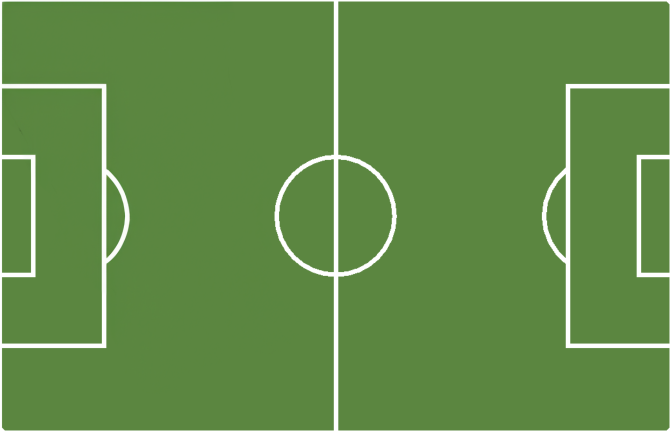
#> input picture DL/template.png, 1343 x 865 px, given in place of 3.MP4, which was not available (shown at 1/2 size)
$ python circle_detection.py
#> lines starting #> are read from the running program, lines starting #| are printed output that depends on the picture; after the words box and inside, x2 and y2 are one past the last pixel; in counts of white or black regions, pixels touching at a corner belong together; pictures that were not available may be replaced by others from this repository, and a replacement may not be noted
### video_process.py
import cv2


def TakeFrameFromVideo(video_path, frame_index):
    # Open the video file
#> called with video_path = 'videos/3.MP4', frame_index = 10
    cap = cv2.VideoCapture(video_path)
    # Set the frame index
    cap.set(cv2.CAP_PROP_POS_FRAMES, frame_index)
    # Read the frame
    ret, frame = cap.read()
#> frame is the input picture: shape (865, 1343, 3); mean B, G, R 73.4, 140, 98.9
    # Close the video file
    cap.release()
    # Return the frame
    return frame

# [14 lines left out: function ReadAllFramesFromVideo, not called in this run]

### circle_detection.py
import math
import cv2
import lines_process
import numpy as np
import video_process
import line_detection


def GaussianBlur(edges2, kernel, threshold):
    edges2 = cv2.GaussianBlur(edges2, kernel, 0)
    edges2 = edges2 >= threshold
    edges2 = (edges2*255).astype(np.uint8)
    return edges2

def ApplyHorizontal(edges2, horizontal_size = 10, other_size = 1):
    horizontalStructure = cv2.getStructuringElement(cv2.MORPH_RECT, (horizontal_size, 1))
    horizontal = cv2.erode(edges2, horizontalStructure)
    horizontalStructure = cv2.getStructuringElement(cv2.MORPH_RECT, (horizontal_size, other_size))
    horizontal = cv2.dilate(horizontal, horizontalStructure)
    return horizontal

def ApplyVertical(edges2, vertical_size = 10, other_size = 1):
    verticalStructure = cv2.getStructuringElement(cv2.MORPH_RECT, (1, vertical_size))
    vertical = cv2.erode(edges2, verticalStructure)
    verticalStructure = cv2.getStructuringElement(cv2.MORPH_RECT, (other_size, vertical_size))
    vertical = cv2.dilate(vertical, verticalStructure)
    return vertical

def Preprocess(img):
    # Convert the image to grayscale
    gray = cv2.cvtColor(img, cv2.COLOR_BGR2GRAY)
    # [10 lines of commented-out code are left out]
    edges = cv2.Canny(gray, 200, 75)

    # decrease width and height of the image by 1.2
    # edges = cv2.resize(edges, (0, 0), fx=1/ratio, fy=1/ratio)

    cv2.imwrite("debug/edges.png", edges)

    edges2 = edges

    edges2 = GaussianBlur(edges2, (9, 9), 50)
    edges2 = cv2.dilate(edges2, np.ones((3, 3), np.uint8), iterations=1)
    edges2 = GaussianBlur(edges2, (9, 9), 180)
    cv2.imwrite("debug/edges1.5.png", edges2)
    edges2 = cv2.erode(edges2, np.ones((3, 3), np.uint8), iterations=1)
    edges2 = GaussianBlur(edges2, (5, 5), 150)
    edges2 = GaussianBlur(edges2, (15, 15), 50)
    edges2 = GaussianBlur(edges2, (15, 15), 150)
    edges2 = GaussianBlur(edges2, (15, 15), 100)
    edges2 = GaussianBlur(edges2, (15, 15), 100)
    cv2.imwrite("debug/edges2.png", edges2)

    return edges2

if __name__ == "__main__":

    # read image cv2
    img = video_process.TakeFrameFromVideo("videos/3.MP4", 10)

    # Convert the image to grayscale
    gray = cv2.cvtColor(img, cv2.COLOR_BGR2GRAY)
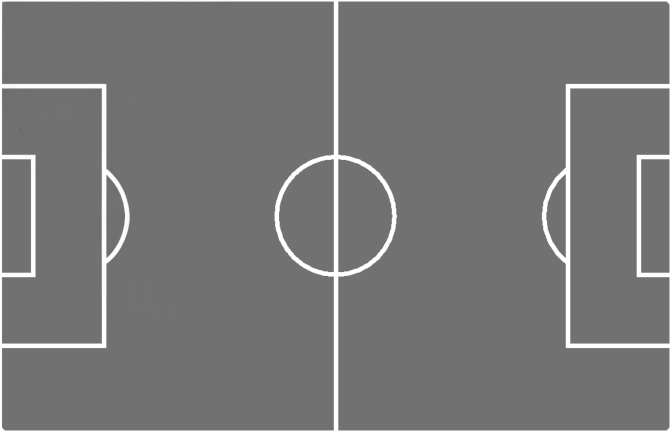
#> gray: shape (865, 1343) (shown at 1/2 size); min 91, max 255, mean 120
    gray = Preprocess(img)
#> in Preprocess, `edges = cv2.Canny(gray, 200, 75)`:
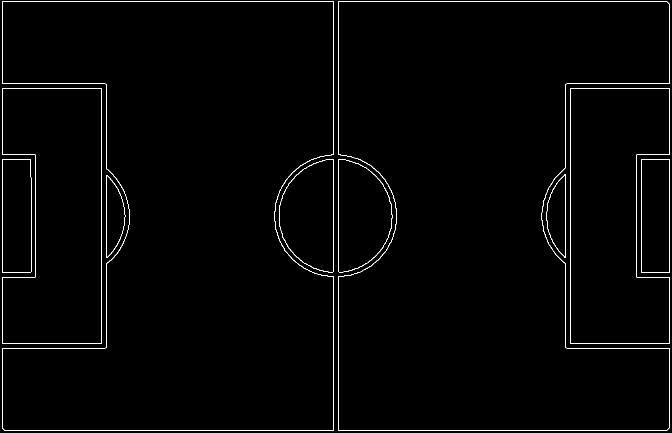
#> edges: shape (865, 1343) (shown at 1/2 size); 1.2% white in thin lines or dots
#> in GaussianBlur, `edges2 = edges2 >= threshold`: edges2: shape (865, 1343) bool; 3.4% white; 10 white regions, largest, box (x1, y1, x2, y2) and area: (675, 2, 1340, 862) 10855, (3, 2, 669, 862) 10785, (3, 175, 205, 689) 4618
#> in Preprocess, `edges2 = cv2.dilate(edges2, np.ones((3, 3), np.uint8), iterations=1)`: edges2: shape (865, 1343); 5.8% white; 10 white regions, largest, box (x1, y1, x2, y2) and area: (674, 1, 1341, 863) 18419, (2, 1, 670, 863) 18357, (2, 174, 206, 690) 7726
#> in GaussianBlur (call 2), `edges2 = edges2 >= threshold`: edges2: shape (865, 1343) bool; 3.8% white; 10 white regions, largest, box (x1, y1, x2, y2) and area: (675, 0, 1340, 862) 12695, (3, 0, 669, 862) 12620, (3, 175, 205, 689) 4658
#> in Preprocess, `edges2 = cv2.erode(edges2, np.ones((3, 3), np.uint8), iterations=1)`: edges2: shape (865, 1343); 1.5% white; 71 white regions (39 under 20 px), largest, box (x1, y1, x2, y2) and area: (676, 0, 1339, 361) 3578, (4, 0, 668, 335) 3507, (676, 480, 1339, 861) 1639
#> in GaussianBlur (call 3), `edges2 = edges2 >= threshold`: edges2: shape (865, 1343) bool; 0.53% white; 70 white regions (52 under 20 px), largest, box (x1, y1, x2, y2) and area: (5, 0, 667, 6) 2642, (677, 0, 1337, 7) 2625, (1109, 334, 1131, 358) 77
#> call 4 of GaussianBlur, with kernel = (15, 15), threshold = 50
#> in GaussianBlur (call 4), `edges2 = edges2 >= threshold`:
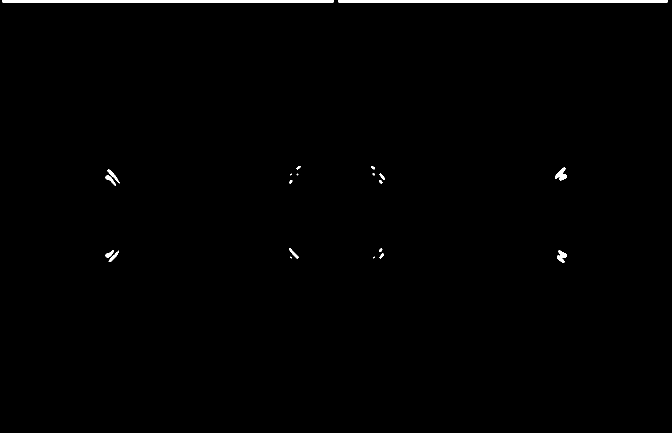
#> edges2: shape (865, 1343) bool (shown at 1/2 size); 0.82% white; 21 white regions (5 under 20 px), largest, box (x1, y1, x2, y2) and area: (4, 0, 668, 6) 3976, (676, 0, 1335, 6) 3949, (1110, 335, 1134, 361) 320
#> in GaussianBlur (call 5), `edges2 = edges2 >= threshold`:
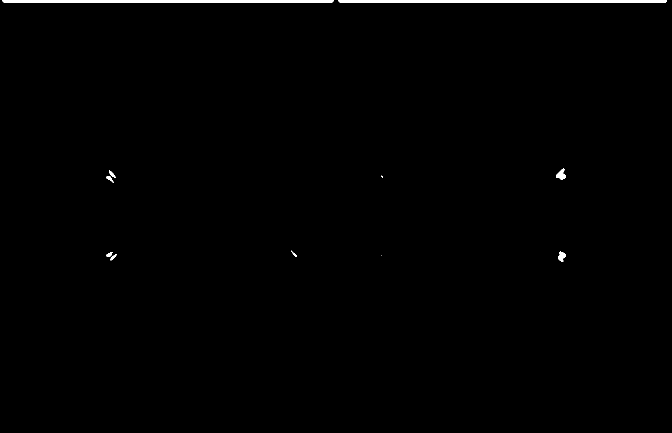
#> edges2: shape (865, 1343) bool (shown at 1/2 size); 0.64% white; 11 white regions (2 under 20 px), largest, box (x1, y1, x2, y2) and area: (5, 0, 667, 5) 3304, (677, 0, 1334, 5) 3279, (1112, 337, 1132, 359) 251
#> in GaussianBlur (call 6), `edges2 = edges2 >= threshold`: edges2: shape (865, 1343) bool; 0.75% white; 7 white regions (1 under 20 px), largest, box (x1, y1, x2, y2) and area: (5, 0, 667, 6) 3956, (677, 0, 1334, 6) 3926, (1112, 338, 1132, 359) 276, (1116, 504, 1132, 523) 219, (213, 342, 230, 362) 177, (213, 505, 231, 520) 151
#> in GaussianBlur (call 7), `edges2 = edges2 >= threshold`:
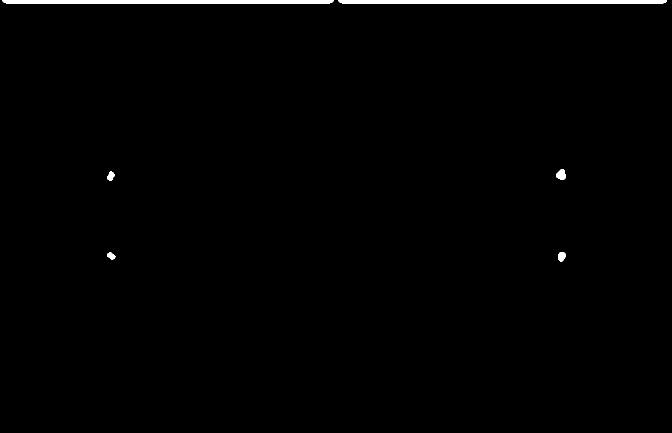
#> edges2: shape (865, 1343) bool (shown at 1/2 size); 0.87% white; 6 white regions, box (x1, y1, x2, y2) and area: (5, 0, 667, 7) 4608, (677, 0, 1334, 7) 4573, (1112, 338, 1132, 360) 304, (1116, 504, 1132, 523) 235, (214, 343, 229, 362) 190, (214, 505, 231, 519) 163

    # save gray image
    cv2.imwrite("debug/gray.png", gray)

    print("hi")

    # resize 4k to 720p use fx and fy
    img = cv2.resize(img, None, fx=0.25, fy=0.25, interpolation=cv2.INTER_AREA)
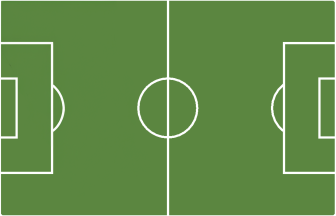
#> img: shape (216, 336, 3); mean B, G, R 73.3, 139.9, 98.9
    gray = cv2.resize(gray, None, fx=0.25, fy=0.25, interpolation=cv2.INTER_AREA)
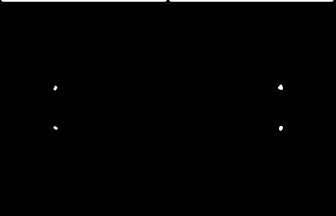
#> gray: shape (216, 336); min 0, max 255, mean 2.2

    # detect circles in the image
    circles = cv2.HoughCircles(gray, cv2.HOUGH_GRADIENT, 0.1, 100, param1=1500, param2=100)
#> circles = None

    # ensure at least some circles were found
#> (the run stopped early here; a loop or call above may not have finished)
